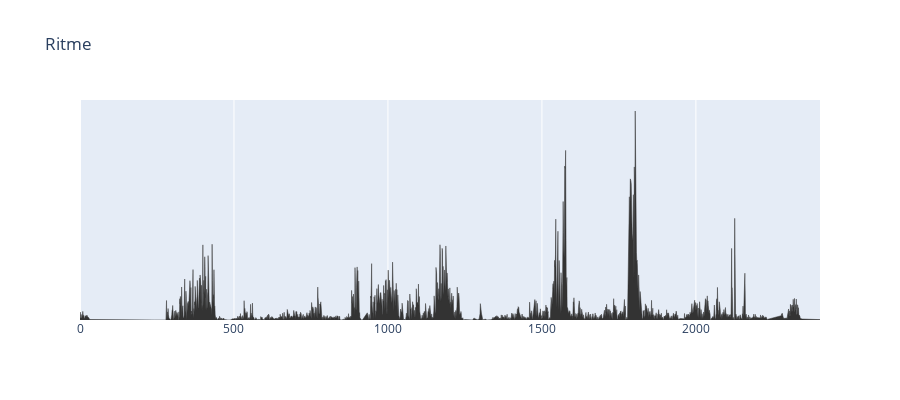

The notebook cell this image was saved under:
### Code cell
# RITMES
ryt = df[["time", "distance"]].copy()
ryt["time"] = (ryt["time"] - min(ryt["time"])).astype(int)
ryt = ryt.sort_values(by = "time").reset_index()
ryt = ryt.groupby("time").sum().reset_index()[["time", "distance"]]

fig = go.Figure(
    data = go.Scatter(
        mode = "lines",
        x = ryt["time"],
        y = ryt["distance"],
        fill = "tozeroy",
        fillcolor = "#333333",
        line = dict(
            width = .5,
            color = "#333333"
        )
    )
)

fig.update_yaxes(
    visible = False
)

fig.update_layout(
    height = 400,
    title_text = "Ritme"
)

fig.show()

### Figure 1 — Plotly figure (JSON) as saved in the notebook; plotly's stock layout.template omitted (floating-point values rounded to 4 significant figures; data arrays with more than 128 entries replaced by an {"elided": "..."} marker saying what was removed)
{"data": [{"fill": "tozeroy", "fillcolor": "#333333", "line": {"color": "#333333", "width": 0.5}, "mode": "lines", "type": "scatter", "x": {"elided": "1761 int values"}, "y": {"elided": "1761 float values"}}], "layout": {"height": 400, "title": {"text": "Ritme"}, "yaxis": {"visible": false}}}
